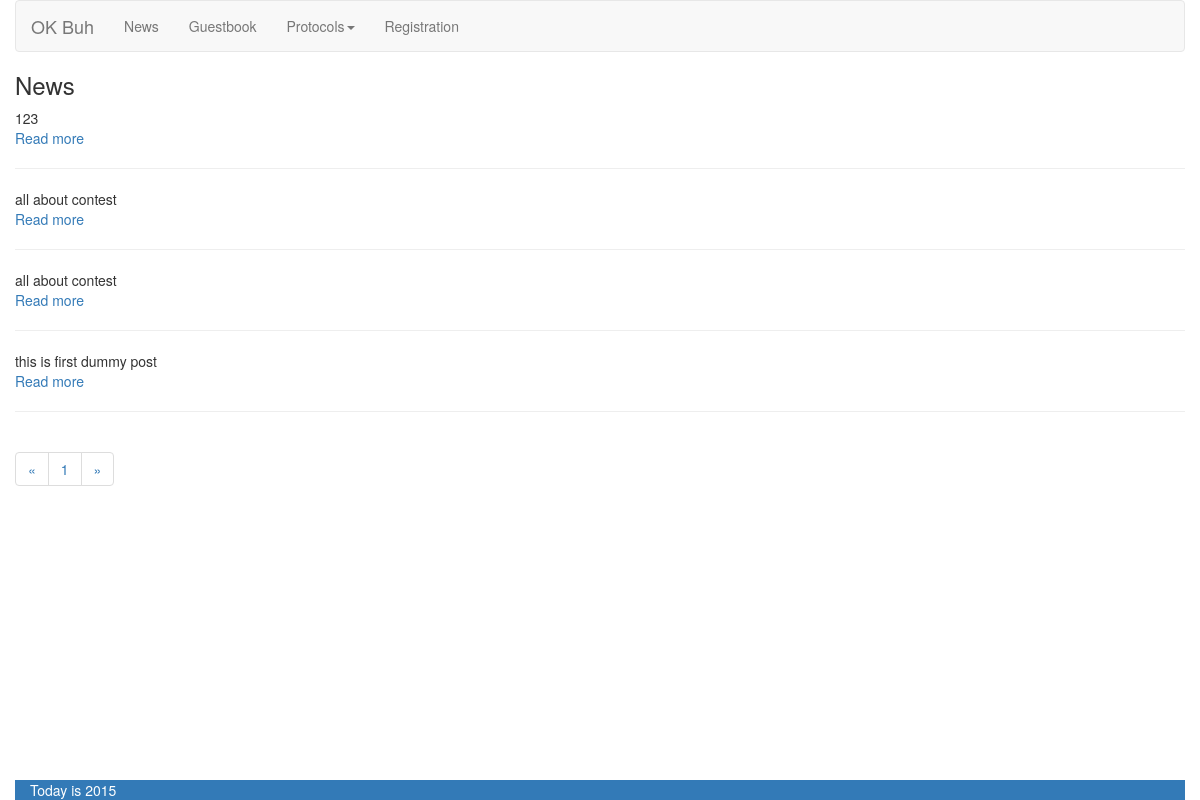
Before: / with the older database file.
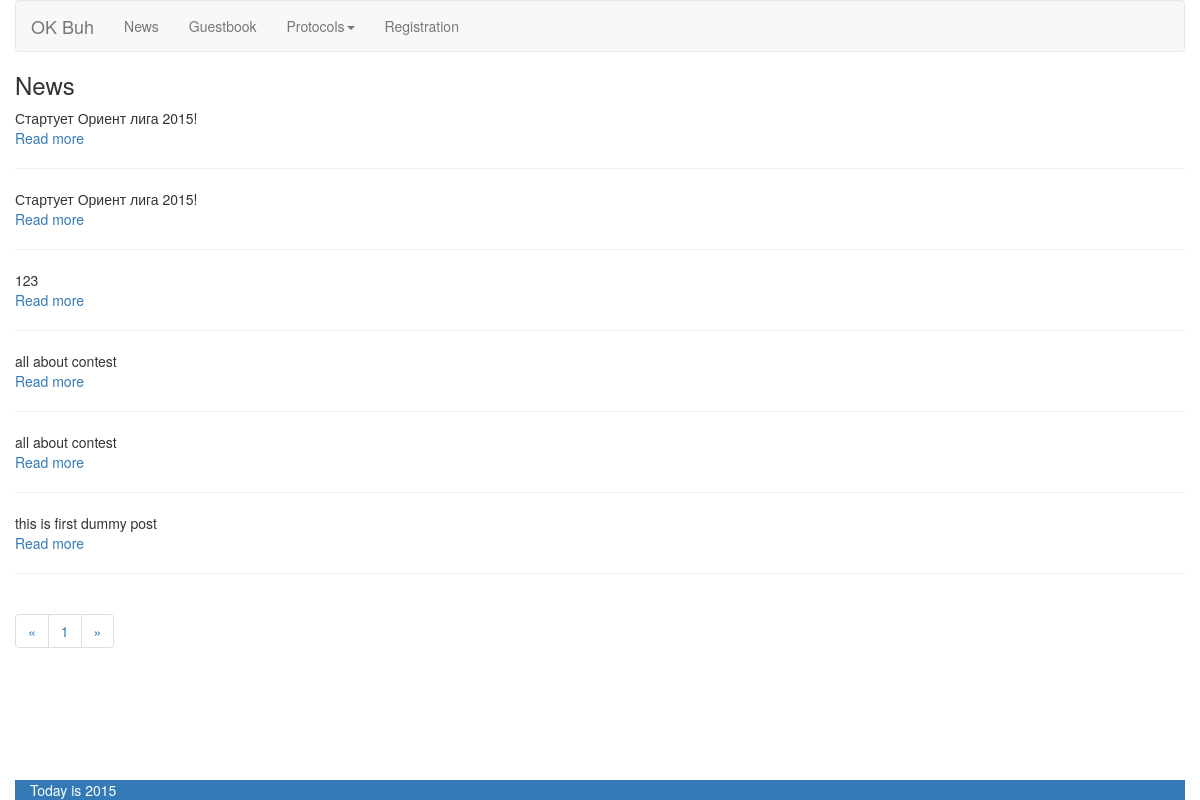
After: the same page with the newer database file.
### tables this page shows
CREATE TABLE `buh_posts` (
  `id_post` int(11) NOT NULL AUTO_INCREMENT,
  `id_user` int(11) NOT NULL,
  `date_time` timestamp NOT NULL DEFAULT CURRENT_TIMESTAMP,
  `content` text NOT NULL,
  `prev_content` text NOT NULL,
  `title` varchar(45) DEFAULT NULL,
  PRIMARY KEY (`id_post`),
  KEY `id_user` (`id_user`),
  CONSTRAINT `buh_posts_ibfk_1` FOREIGN KEY (`id_user`) REFERENCES `buh_users` (`id_user`)
);

### config.php (called while the page is built, shortened)
<?php
function autoload($classname) {
    $clsFile = __DIR__.DS.CLS_DIR.DS.$classname.'.php';
    $clsFileUtils = __DIR__.DS.CLS_DIR.DS.'utils'.DS.$classname.'.php';
    $clsFileModel = __DIR__.DS.CLS_DIR.DS.'models'.DS.$classname.'.php';
    $clsFileController = __DIR__.DS.CLS_DIR.DS.'controllers'.DS.$classname.'.php';
    if(file_exists($clsFile)) {
        return true;
    } elseif (file_exists($clsFileUtils)) {
        return true;
    } elseif(file_exists($clsFileModel)) {
        return true;
    } elseif (file_exists($clsFileController)) {
        require_once $clsFileController;
        return true;
    }
    return false;
}

### inc/View.php (called while the page is built, shortened)
<?php
class View
{
    public function render($tplName)
    {
        include 'inc/views/pages/' . $tplName . '.php';
    }
    public static function lang($label)
    {
        return $label;
    }
    public static function generateLink(array $params)
    {
        $address = implode('/', $params);
        return BASE_URL . "/$address";
    }
}

### inc/controllers/NewsController.php (called while the page is built, shortened)
<?php
class NewsController extends Controller
{
    public function defaultAction($pageNum = 1)
    {
        $this->pageAction((int) $pageNum);
    }
    public function pageAction($pageNum=1)
    {
        $pageNum = $this->checkPage((int)$pageNum);
        $offset = ($pageNum - 1) * LIMIT_PER_PAGE;
        $limit = LIMIT_PER_PAGE;
        $this -> view -> newsList = NewsModel::getNewsList($limit,$offset);
        $this->view->pageQuant = ceil(NewsModel::countMessages()/LIMIT_PER_PAGE);
        $this->view->pageCur = $pageNum;
        $this->view->area = 'news';
        $this -> view -> render('news');
    }
}

### index.php (called while the page is built)
<?php
include 'config.php';
new Router();

### inc/utils/DB.php (called while the page is built, shortened)
<?php
class DB extends PDO{
    protected static $_instance;
    public static function getInstance() {
        if (self::$_instance === null) {
            self::$_instance = new self;
        }
        return self::$_instance;
    }
}

### inc/models/NewsModel.php (called while the page is built, shortened)
<?php
class NewsModel extends Model
{
    public static function getNewsList($limit, $offset)
    {
        $sth = DB::getInstance()->prepare('SELECT `id_post`,`id_user`,`date_time`,`prev_content` FROM `buh_posts`
 ORDER BY `date_time` DESC LIMIT :limit OFFSET :offset');
        $sth->bindValue(':offset', $offset, PDO::PARAM_INT);
        $sth->bindValue(':limit', $limit, PDO::PARAM_INT);
        $sth->execute();
        return $sth->fetchAll();
    }
}

### inc/Controller.php (called while the page is built, shortened)
<?php
class Controller
{
    public function checkPage($page)
    {
        $page = ($page > 0)?$page:1;
        return $page;
    }
}

### inc/views/pages/news.php (the view, shortened to what this page needs)
<?php require 'inc/views/divs/header.php' ?>
    <h3><?= View::lang('News') ?></h3>
    <div>
        <?php foreach ($this->newsList as $post) { ?>
            <div><?= $post['prev_content'] ?><br>
                <a href="<?= View::generateLink(array('news', 'post', $post['id_post'])) ?>"><?= View::lang('Read more') ?></a>
            </div>
            <hr>
        <?php } ?>
    </div>
<?php
require 'inc/views/divs/paginator.php';
require 'inc/views/divs/footer.php' ?>

### inc/Router.php (shortened to what this page needs)
<?php
class Router
{
    public function __construct()
    {
        $url = (isset($_GET['url'])) ? trim($_GET['url']) : DEFAULT_CONTROLLER;
        $url = rtrim($url, '/');
        $urlParam = explode('/', $url);
        $actionParams = array_slice($urlParam, 2);
        $controller = new $controllerName;
        $actionName = (isset($urlParam[1])) ? $urlParam[1] : DEFAULT_ACTION;
        $actionName .= 'Action';
        if (method_exists($controller, $actionName)) {
            call_user_func_array(array($controller, $actionName), $actionParams);
        } else {
            throw new Exception ('Method not exists');
        }
    }
}

### inc/views/divs/header.php (shortened to what this page needs)
<!DOCTYPE html>
<html lang="en">
<head>
    <link rel="stylesheet" href="<?= View::generateLink(array('css', 'bootstrap.css')) ?>"/>
</head>
<body>
<div class="container-fluid">
    <nav class="navbar navbar-default">
        <div class="container-fluid">
            <div class="navbar-header">
                <a class="navbar-brand" href="#"><?= View::lang('OK Buh') ?></a>
            </div>
            <div class="collapse navbar-collapse" id="bs-example-navbar-collapse-1">
                <ul class="nav navbar-nav">
                    <li class=""><a href="<?= View::generateLink(array('news')) ?>"><?= View::lang('News') ?>
                        </a></li>
                    <li><a href="<?= View::generateLink(array('guestbook')) ?>"><?= View::lang('Guestbook') ?></a></li>
                    <li class="dropdown">
                        <a href="#" class="dropdown-toggle" data-toggle="dropdown" role="button" aria-expanded="false">
                            <?= View::lang('Protocols') ?><span class="caret"></span></a>
                    </li>
                    <li><a href="<?= View::generateLink(array('registration')) ?>"><?= View::lang('Registration') ?></a>
                    </li>
                </ul>
            </div>
        </div>
    </nav>

### inc/views/divs/paginator.php
<nav>
    <ul class="pagination">
        <li>
            <a href="<?= View::generateLink(array($this->area,'page', $this->pageCur - 1)) ?>" aria-label="<?= View::lang
            ('Previous') ?>">
                <span aria-hidden="true">&laquo;</span>
            </a>
        </li>
        <?php for ($page = 1; $page <= $this->pageQuant; $page++) { ?>
            <li><a href="<?= View::generateLink(array($this->area,'page', $page)) ?>"><?= $page ?></a></li>
        <?php } ?>
        <li>
            <a href="<?= View::generateLink(array($this->area,'page', $this->pageCur + 1)) ?>" aria-label="<?= View::lang('Next')
            ?>">
                <span aria-hidden="true">&raquo;</span>
            </a>
        </li>
    </ul>
</nav>

### inc/views/divs/footer.php
<div><br></div>
</div>
<div id="" class="footer navbar-fixed-bottom">
    <div class="container bg-primary">
        <?= View::lang('Today is ') . date("Y") ?>
    </div>
</div>
</body>
</html>

Changed rows visible on the page:
added buh_posts: prev_content "Стартует Ориент лига 2015!"
added buh_posts: prev_content "Стартует Ориент лига 2015!"
